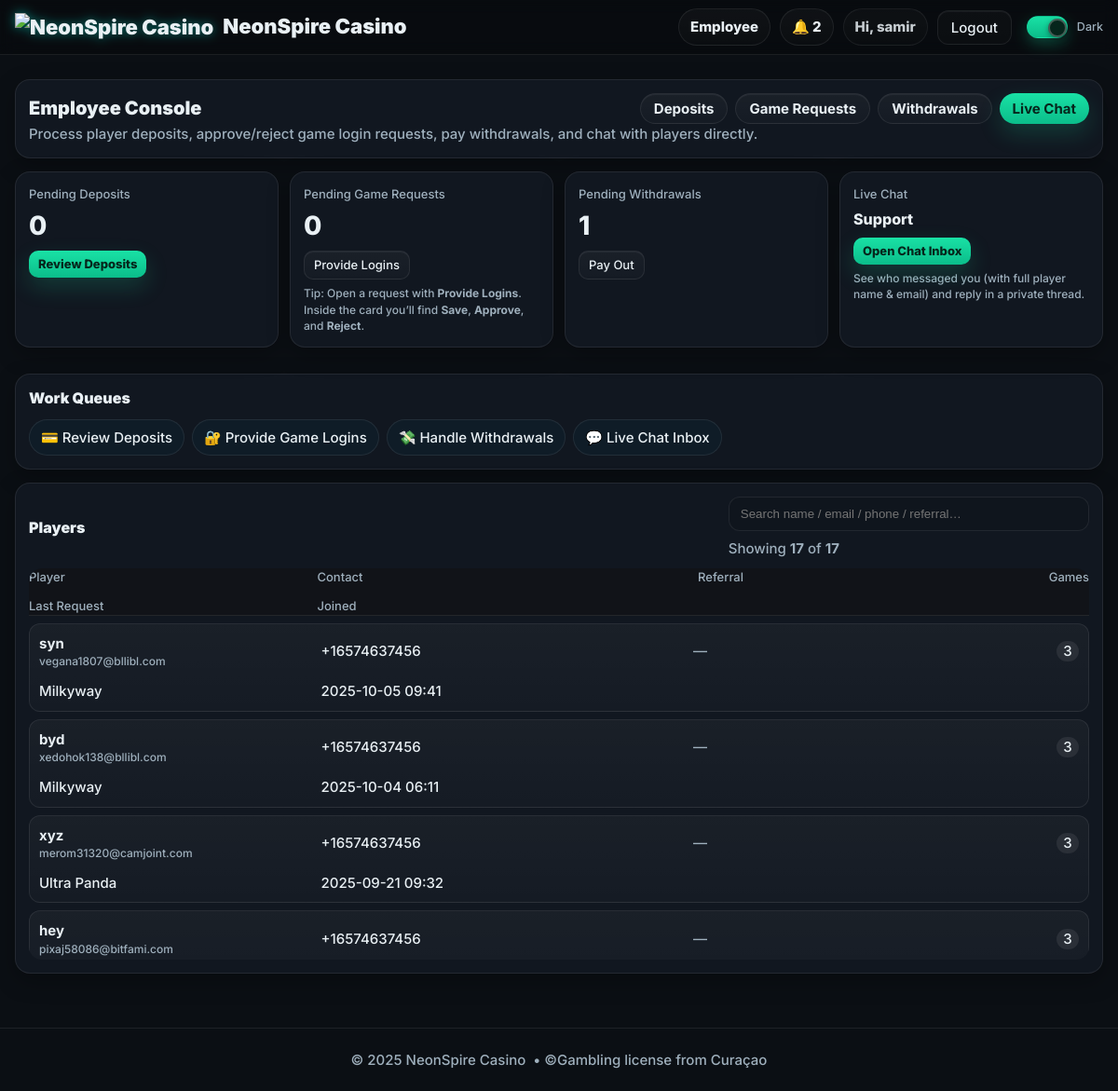
/employee/ (signed in), run on the app's committed database.
### models.py (models this page shows, shortened)
class User(db.Model, UserMixin):
    __tablename__ = "users"
    id = db.Column(db.Integer, primary_key=True)
    name = db.Column(db.String(120), nullable=False)
    email = db.Column(db.String(255), unique=True, nullable=False, index=True)
    mobile = db.Column(db.String(24), nullable=True, index=True)  # E.164
    password_hash = db.Column(db.String(255), nullable=False)
    role = db.Column(db.String(20), nullable=False, default="PLAYER")  # PLAYER | EMPLOYEE | ADMIN
    email_verified = db.Column(db.Boolean, default=False, index=True)
    email_verified_at = db.Column(db.DateTime, nullable=True)
    promo_seen = db.Column(db.Boolean, default=False, index=True)
    created_at = db.Column(db.DateTime, default=datetime.utcnow)

class Game(db.Model):
    __tablename__ = "games"
    id = db.Column(db.Integer, primary_key=True)
    name = db.Column(db.String(120), nullable=False)
    description = db.Column(db.String(300), default="")
    icon_url = db.Column(db.String(500), default="")
    download_url = db.Column(db.String(500), nullable=False)
    backend_url = db.Column(db.String(500), nullable=True)
    is_active = db.Column(db.Boolean, default=True, index=True)
    created_at = db.Column(db.DateTime, default=datetime.utcnow)

### employee_bp.py (the view)
@employee_bp.get("/")
@login_required
def employee_home():
    pending_deposits  = DepositRequest.query.filter_by(status="PENDING").count()
    pending_requests  = GameAccountRequest.query.filter(
        GameAccountRequest.status.in_(["PENDING", "IN_PROGRESS"])
    ).count()
    pending_withdraws = WithdrawRequest.query.filter_by(status="PENDING").count()
    recent_players = (
        User.query.filter_by(role="PLAYER")
        .order_by(User.created_at.desc())
        .limit(25)
        .all()
    )
    player_ids = [p.id for p in recent_players]
    refcodes = _refcodes_for_user_ids(player_ids)
    accounts_count = defaultdict(int)
    if player_ids:
        for uid, cnt in (
            db.session.query(GameAccount.user_id, func.count(GameAccount.id))
            .filter(GameAccount.user_id.in_(player_ids))
            .group_by(GameAccount.user_id)
            .all()
        ):
            accounts_count[uid] = int(cnt or 0)
    last_req_by_user = {}
    if player_ids:
        sub = (
            db.session.query(
                GameAccountRequest.user_id,
                func.max(GameAccountRequest.created_at).label("last_dt")
            )
            .filter(GameAccountRequest.user_id.in_(player_ids))
            .group_by(GameAccountRequest.user_id)
        ).subquery()
        for u_id, g_id, _dt in (
            db.session.query(
                GameAccountRequest.user_id,
                GameAccountRequest.game_id,
                GameAccountRequest.created_at
            )
            .join(sub, (sub.c.user_id == GameAccountRequest.user_id) & (sub.c.last_dt == GameAccountRequest.created_at))
            .all()
        ):
            last_req_by_user[u_id] = g_id
    games_map = {g.id: g for g in Game.query.all()}
    player_rows = []
    for p in recent_players:
        g_last_id = last_req_by_user.get(p.id)
        g_last = games_map.get(g_last_id) if g_last_id else None
        player_rows.append({
            "id": p.id,
            "name": (p.name or "").strip() or None,
            "email": (p.email or "").strip(),
            "mobile": (p.mobile or "").strip() or None,
            "joined": p.created_at,
            "refcode": refcodes.get(p.id, None),
            "games_count": accounts_count.get(p.id, 0),
            "last_game": g_last.name if g_last else None,
            "last_game_id": g_last.id if g_last else None,
        })
    return render_template(
        "dashboard_employee.html",
        page_title="Employee",
        pending_deposits=pending_deposits,
        pending_requests=pending_requests,
        pending_withdraws=pending_withdraws,
        players=player_rows,
        games=games_map,
    )

### employee_bp.py (called while the page is built)
@employee_bp.before_request
def require_employee():
    if not current_user.is_authenticated:
        return redirect(url_for("auth.login_get", next=url_for("employeebp.employee_home")))
    if current_user.role not in ("EMPLOYEE", "ADMIN"):
        return abort(403)

def _refcodes_for_user_ids(user_ids):
    if not user_ids:
        return {}
    rows = ReferralCode.query.filter(ReferralCode.user_id.in_(list(set(user_ids)))).all()
    return {r.user_id: r.code for r in rows}

### templates/dashboard_employee.html (shortened to what this page needs)
{% extends "base.html" %}
{% block content %}
<div class="shell admin-wrap" style="margin-top:14px">
  <div class="panel">
    <div class="admin-head" style="display:flex;align-items:center;justify-content:space-between;gap:12px;flex-wrap:wrap">
      <div class="admin-title">Employee Console</div>
      <div class="admin-actions" style="display:flex;gap:8px;flex-wrap:wrap">
        <a class="btn chip-btn" href="{{ url_for('employeebp.deposits_list') }}">Deposits</a>
        <a class="btn chip-btn" href="{{ url_for('employeebp.requests_list') }}">Game Requests</a>
        <a class="btn chip-btn" href="{{ url_for('employeebp.withdrawals_list') }}">Withdrawals</a>
        <a class="btn chip-btn btn-primary" href="{{ url_for('chat_bp.inbox') }}">Live Chat</a>
      </div>
    </div>
    <div class="muted">
      Process player deposits, approve/reject game login requests, pay withdrawals, and chat with players directly.
    </div>
  </div>
  <div class="admin-metrics" style="display:grid;grid-template-columns:repeat(auto-fit,minmax(220px,1fr));gap:12px">
    <div class="metric panel" style="padding:14px">
      <div class="metric-label muted">Pending Deposits</div>
      <div class="metric-value" style="font-size:28px;font-weight:800;line-height:1.2">{{ pending_deposits or 0 }}</div>
      <div style="margin-top:10px;display:flex;gap:8px;flex-wrap:wrap">
        <a class="btn btn-mini btn-primary" href="{{ url_for('employeebp.deposits_list') }}">Review Deposits</a>
      </div>
    </div>
    <div class="metric panel" style="padding:14px">
      <div class="metric-label muted">Pending Game Requests</div>
      <div class="metric-value" style="font-size:28px;font-weight:800;line-height:1.2">{{ pending_requests or 0 }}</div>
      <div style="margin-top:10px;display:flex;gap:8px;flex-wrap:wrap">
        <a class="btn btn-mini" href="{{ url_for('employeebp.requests_list') }}">Provide Logins</a>
      </div>
      <div class="muted" style="margin-top:6px;font-size:12px">
        Tip: Open a request with <b>Provide Logins</b>. Inside the card you’ll find <b>Save</b>, <b>Approve</b>, and <b>Reject</b>.
      </div>
    </div>
    <div class="metric panel" style="padding:14px">
      <div class="metric-label muted">Pending Withdrawals</div>
      <div class="metric-value" style="font-size:28px;font-weight:800;line-height:1.2">{{ pending_withdraws or 0 }}</div>
      <div style="margin-top:10px;display:flex;gap:8px;flex-wrap:wrap">
        <a class="btn btn-mini" href="{{ url_for('employeebp.withdrawals_list') }}">Pay Out</a>
      </div>
    </div>
    <div class="metric panel" style="padding:14px">
      <div class="metric-label muted">Live Chat</div>
      <div class="metric-value" style="font-size:16px;font-weight:800;line-height:1.2">Support</div>
      <div style="margin-top:10px;display:flex;gap:8px;flex-wrap:wrap">
        <a class="btn btn-mini btn-primary" href="{{ url_for('chat_bp.inbox') }}">Open Chat Inbox</a>
      </div>
      <div class="muted" style="margin-top:6px;font-size:12px">
        See who messaged you (with full player name &amp; email) and reply in a private thread.
      </div>
    </div>
  </div>
  <div class="panel" style="margin-top:12px">
    <div class="section-head" style="display:flex;align-items:center;justify-content:space-between;gap:8px;flex-wrap:wrap">
      <div class="section-title">Work Queues</div>
    </div>
    <div class="chip-row" style="display:flex;flex-wrap:wrap;gap:8px;margin-top:8px">
      <a class="chip" href="{{ url_for('employeebp.deposits_list') }}">💳 Review Deposits</a>
      <a class="chip" href="{{ url_for('employeebp.requests_list') }}">🔐 Provide Game Logins</a>
      <a class="chip" href="{{ url_for('employeebp.withdrawals_list') }}">💸 Handle Withdrawals</a>
      <a class="chip" href="{{ url_for('chat_bp.inbox') }}">💬 Live Chat Inbox</a>
    </div>
  </div>
  <div class="panel" style="margin-top:12px" id="playersPanel">
    <div class="section-head" style="display:flex;align-items:center;justify-content:space-between;gap:8px;flex-wrap:wrap">
      <div class="section-title">Players</div>
      <div style="display:flex;gap:8px;align-items:center;flex-wrap:wrap">
        <input id="playersSearch" class="input" placeholder="Search name / email / phone / referral…" style="min-width:260px">
        <div class="muted" id="playersCount">
          {% set total = (players|length if players else 0) %}
        </div>
      </div>
    </div>
    {% if players and players|length %}
      <div id="playersScrollWrap">
        <div class="table" id="playersTable">
          <div class="t-head">
            <div>Player</div>
            <div>Contact</div>
            <div>Referral</div>
            <div class="t-right">Games</div>
            <div>Last Request</div>
            <div>Joined</div>
          </div>
          {% for p in players %}
            {% set search_text = (p.name or '') ~ ' ' ~ (p.email or '') ~ ' ' ~ (p.mobile or '') ~ ' ' ~ (p.refcode or '') ~ ' ' ~ (p.last_game or '') %}
            <div class="t-row" data-search="{{ search_text|lower }}">
              <div>
                <div style="font-weight:700">{{ p.name or ('User #' ~ p.id) }}</div>
                <div class="muted" style="font-size:12px">{{ p.email }}</div>
              </div>
              <div>
                {% if p.mobile %}
                  <span class="mono">{{ p.mobile }}</span>
                {% else %}
                  <span class="muted">—</span>
                {% endif %}
              </div>
              <div>
                {% if p.refcode %}
                  <code class="mono refcode" title="Click-drag to copy">{{ p.refcode }}</code>
                {% else %}
                  <span class="muted">—</span>
                {% endif %}
              </div>
              <div class="t-right">
                <span class="badge">{{ p.games_count or 0 }}</span>
              </div>
              <div>
                {% if p.last_game and p.last_game_id %}
                  <a class="link" href="{{ url_for('employeebp.requests_list_by_game', game_id=p.last_game_id) }}">{{ p.last_game }}</a>
                {% else %}
                  <span class="muted">—</span>
                {% endif %}
              </div>
              <div class="mono">
                {% if p.joined %}{{ p.joined.strftime('%Y-%m-%d %H:%M') }}{% else %}—{% endif %}
              </div>
            </div>
          {% endfor %}
        </div>
      </div>
    {% else %}
      <div class="empty">No players yet.</div>
    {% endif %}
  </div>
</div>
{% endblock %}

### templates/base.html (shortened to what this page needs)
<!DOCTYPE html>
<html lang="en" data-theme="dark">
<head>
  <link rel="stylesheet" href="{{ url_for('static', filename='css/styles.css') }}?v=dm2">
</head>
<body>
  <header class="nav" style="position:sticky;top:0;z-index:50;background:rgba(0,0,0,.25);backdrop-filter:blur(8px);border-bottom:1px solid var(--stroke)">
    <div class="shell nav-inner" style="display:flex;align-items:center;justify-content:space-between;height:58px">
      <a href="{{ url_for('short_bp.lob_short') }}" class="brand" aria-label="NeonSpire Casino">
        <img class="brand-logo" src="{{ url_for('static', filename='img/logo.png') }}" alt="NeonSpire Casino">
        <span class="brand-text">NeonSpire Casino</span>
      </a>
      <nav class="nav-links" style="display:flex;align-items:center;gap:10px">
        {% if current_user.is_authenticated %}
          {% if current_user.role == 'ADMIN' %}
            <a class="pill" href="{{ url_for('adminbp.admin_home') }}">Admin</a>
            <a class="pill" href="{{ url_for('adminbp.admin_players') }}">Players</a>
            <a class="pill" href="{{ url_for('adminbp.deposits_audit') }}">Deposits</a>
            <a class="pill" href="{{ url_for('adminbp.admin_users') }}">Employees</a>
          {% elif current_user.role == 'EMPLOYEE' %}
            <a class="pill" href="{{ url_for('employeebp.employee_home') }}">Employee</a>
          {% else %}
            <a class="pill" href="{{ url_for('short_bp.mylogin_clean') }}">My Logins</a>
          {% endif %}
          <a class="pill" href="{{ url_for('notifybp.list_notifications') }}">🔔 {{ unread_count or 0 }}</a>
          <span class="pill" style="pointer-events:none;opacity:.85">
            Hi, {{ current_user.name.split(' ')[0] if current_user.name else 'Player' }}
          </span>
          <a class="btn btn-ghost" href="{{ url_for('auth.logout') }}">Logout</a>
        {% else %}
          <a class="pill" href="{{ url_for('auth.login_get') }}">Login</a>
          <a class="btn btn-primary" href="{{ url_for('short_bp.reg_short') }}">Register</a>
        {% endif %}
        <label class="toggle" style="margin-left:6px">
          <span class="track"><span class="knob"></span></span>
          <span class="label">Dark</span>
        </label>
      </nav>
    </div>
  </header>
  <div class="hero-slot">
  </div>
  <main style="padding-bottom:20px">
    {% block content %}{% endblock %}
  </main>
  <footer class="shell footer"
          style="height:68px;border-top:1px solid var(--stroke);margin-top:24px;
                 display:flex;align-items:center;justify-content:center;">
    © {{ 2025 }} NeonSpire Casino &nbsp;•&nbsp;
    <span class="muted">©Gambling license from Curaçao </span>
  </footer>
</body>
</html>

### templates/base.html (style rules this page uses)
.brand { display:flex; gap:10px; align-items:center; text-decoration:none; color:inherit; font-weight:900; font-size:22px }
.brand-logo { height:30px; width:auto; display:block; filter: drop-shadow(0 0 6px rgba(0,255,233,.45)); }
.hero-slot { position:relative; z-index:2; padding-top:12px; }
header.nav { overflow:visible; }

### templates/dashboard_employee.html (style rules this page uses)
#playersScrollWrap { max-height:420px; overflow:auto; border-radius:14px; }
#playersTable .t-head { position:sticky; top:0; z-index:1; background: rgba(18,20,25,.98); backdrop-filter: blur(6px); border-bottom: 1px solid var(--stroke, #2a2e37); }
#playersTable .t-row { transition: background .12s ease; }
.badge { display:inline-flex; align-items:center; justify-content:center; min-width:1.6em; padding:0 .4em; border-radius:999px; background:rgba(255,255,255,.08) }

### data on the page
User: name "samir"
User: name "syn", email "vegana1807@bllibl.com", mobile "+16574637456", joined "2025-10-05 09:41"
Game: last_game "Milkyway" "Milkyway"
User: name "byd", email "xedohok138@bllibl.com", mobile "+16574637456", joined "2025-10-04 06:11"
User: name "xyz", email "merom31320@camjoint.com", mobile "+16574637456", joined "2025-09-21 09:32"
Game: last_game "Ultra Panda"
User: name "hey", email "pixaj58086@bitfami.com", mobile "+16574637456"

### other printed values
{{ unread_count or 0 }} "2"
{{ pending_deposits or 0 }} "0"
{{ pending_requests or 0 }} "0"
{{ pending_withdraws or 0 }} "1"
{{ p.games_count or 0 }} "3" "3" "3" "3"
{{ 2025 }} "2025"
